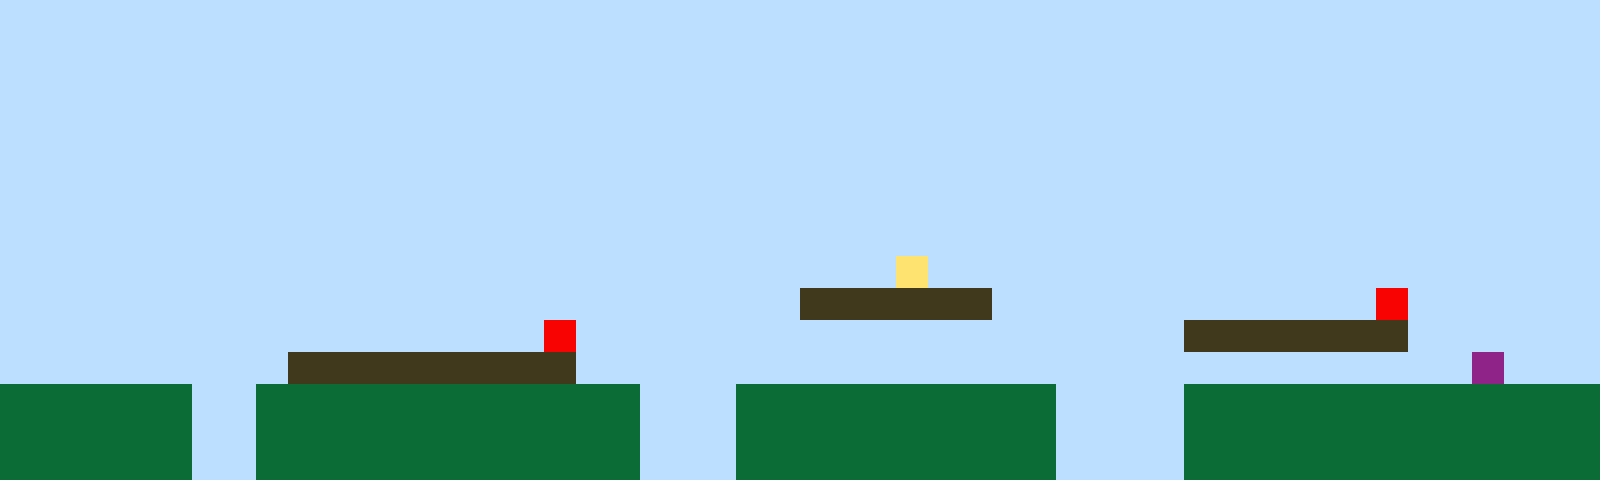

This game map was drawn from its Tiled (.tmx) file and the tilesets committed beside it. A one-line description and the full map source follow:
An orthogonal 50x15 tile map with 32x32 px tiles, 1 tile layer (Tile Layer 1).

<map version="1.10" tiledversion="1.11.2" orientation="orthogonal" renderorder="right-up" width="50" height="15" tilewidth="32" tileheight="32" infinite="0" nextlayerid="2" nextobjectid="1"><editorsettings><export target="map1.csv" format="csv" /></editorsettings><tileset firstgid="1" name="sprites" tilewidth="32" tileheight="32" tilecount="6" columns="3"><image source="sprites.png" width="96" height="64" /></tileset><layer id="1" name="Tile Layer 1" width="50" height="15"><data encoding="csv">1,1,1,1,1,1,1,1,1,1,1,1,1,1,1,1,1,1,1,1,1,1,1,1,1,1,1,1,1,1,1,1,1,1,1,1,1,1,1,1,1,1,1,1,1,1,1,1,1,1,1,1,1,1,1,1,1,1,1,1,1,1,1,1,1,1,1,1,1,1,1,1,1,1,1,1,1,1,1,1,1,1,1,1,1,1,1,1,1,1,1,1,1,1,1,1,1,1,1,1,1,1,1,1,1,1,1,1,1,1,1,1,1,1,1,1,1,1,1,1,1,1,1,1,1,1,1,1,1,1,1,1,1,1,1,1,1,1,1,1,1,1,1,1,1,1,1,1,1,1,1,1,1,1,1,1,1,1,1,1,1,1,1,1,1,1,1,1,1,1,1,1,1,1,1,1,1,1,1,1,1,1,1,1,1,1,1,1,1,1,1,1,1,1,1,1,1,1,1,1,1,1,1,1,1,1,1,1,1,1,1,1,1,1,1,1,1,1,1,1,1,1,1,1,1,1,1,1,1,1,1,1,1,1,1,1,1,1,1,1,1,1,1,1,1,1,1,1,1,1,1,1,1,1,1,1,1,1,1,1,1,1,1,1,1,1,1,1,1,1,1,1,1,1,1,1,1,1,1,1,1,1,1,1,1,1,1,1,1,1,1,1,1,1,1,1,1,1,1,1,1,1,1,1,1,1,1,1,1,1,1,1,1,1,1,1,1,1,1,1,1,1,1,1,1,1,1,1,1,1,1,1,1,1,1,1,1,1,1,1,1,1,1,1,1,1,1,1,1,1,1,1,1,1,1,1,1,1,1,1,1,1,1,1,1,1,1,1,1,1,1,1,1,1,1,1,1,1,1,1,1,1,1,1,1,1,1,1,1,1,1,1,1,1,1,1,1,1,1,1,1,1,1,1,1,1,1,1,1,1,1,1,1,1,1,1,1,1,1,1,1,1,1,1,1,1,1,1,4,1,1,1,1,1,1,1,1,1,1,1,1,1,1,1,1,1,1,1,1,1,1,1,1,1,1,1,1,1,1,1,1,1,1,1,1,1,1,1,1,1,1,1,1,1,1,3,3,3,3,3,3,1,1,1,1,1,1,1,1,1,1,1,1,5,1,1,1,1,1,1,1,1,1,1,1,1,1,1,1,1,1,1,1,1,1,1,1,5,1,1,1,1,1,1,1,1,1,1,1,1,1,1,1,1,1,1,1,3,3,3,3,3,3,3,1,1,1,1,1,1,1,1,1,1,1,1,1,1,1,3,3,3,3,3,3,3,3,3,1,1,1,1,1,1,1,1,1,1,1,1,1,1,1,1,1,1,1,1,1,1,1,1,1,1,1,1,6,1,1,1,2,2,2,2,2,2,1,1,2,2,2,2,2,2,2,2,2,2,2,2,1,1,1,2,2,2,2,2,2,2,2,2,2,1,1,1,1,2,2,2,2,2,2,2,2,2,2,2,2,2,2,2,2,2,2,2,1,1,2,2,2,2,2,2,2,2,2,2,2,2,1,1,1,2,2,2,2,2,2,2,2,2,2,1,1,1,1,2,2,2,2,2,2,2,2,2,2,2,2,2,2,2,2,2,2,2,1,1,2,2,2,2,2,2,2,2,2,2,2,2,1,1,1,2,2,2,2,2,2,2,2,2,2,1,1,1,1,2,2,2,2,2,2,2,2,2,2,2,2,2</data></layer></map>
